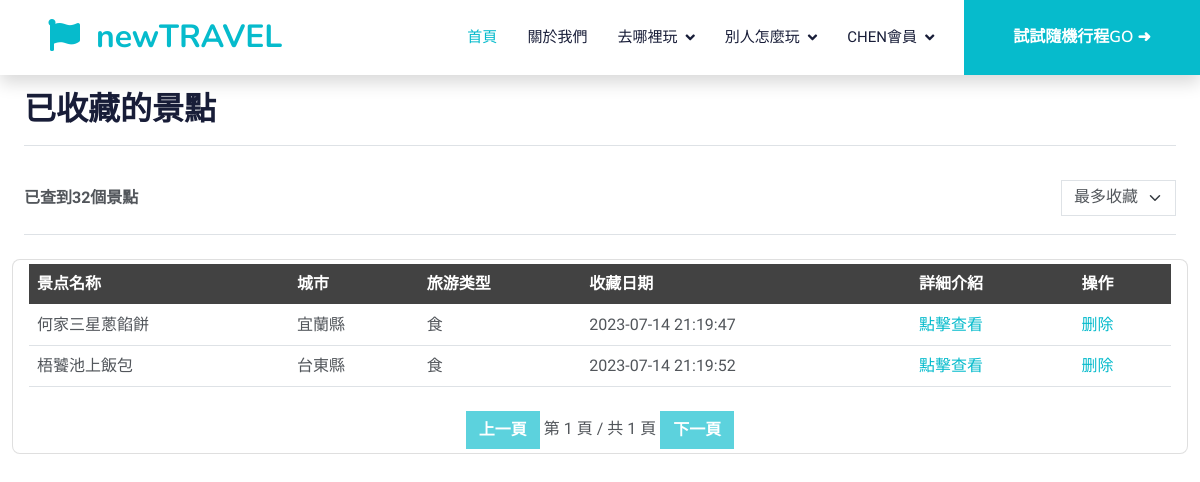
/like_attractions.php (signed in), run on the app's committed database.
### tables this page shows
CREATE TABLE IF NOT EXISTS `favorites` (
  `id` int(11) NOT NULL AUTO_INCREMENT,
  `member_id` int(11) DEFAULT NULL,
  `attraction_id` int(11) DEFAULT NULL,
  `created_at` timestamp NULL DEFAULT CURRENT_TIMESTAMP,
  PRIMARY KEY (`id`),
  KEY `member_id` (`member_id`),
  KEY `attraction_id` (`attraction_id`)
);

CREATE TABLE IF NOT EXISTS `attractions` (
  `att_id` int(11) NOT NULL AUTO_INCREMENT,
  `att_name` varchar(50) NOT NULL,
  `att_City` char(10) DEFAULT NULL,
  `att_CityNum` int(11) NOT NULL,
  `att_Address` varchar(500) NOT NULL,
  `att_lat` decimal(18,14) NOT NULL,
  `att_lng` decimal(18,14) NOT NULL,
  `att_type` char(10) NOT NULL,
  `att_StartTime` time NOT NULL,
  `att_EndTime` time NOT NULL,
  `att__Week` char(10) NOT NULL,
  `att_content` varchar(300) DEFAULT NULL,
  `att_picture` varchar(300) DEFAULT NULL,
  `att_Fraction` int(11) DEFAULT NULL,
  `ATT_AREANAME` varchar(20) DEFAULT NULL,
  `ATT_AREAID` char(8) DEFAULT NULL,
  `att_views` int(11) NOT NULL DEFAULT '0' COMMENT '點閱數',
  PRIMARY KEY (`att_id`)
);

### like_attractions.php (the view, shortened to what this page needs)
<!doctype html>
<html lang="en">
<head>
  <link href="https://cdnjs.cloudflare.com/ajax/libs/font-awesome/5.10.0/css/all.min.css" rel="stylesheet">
  <link href="https://cdn.jsdelivr.net/npm/bootstrap-icons@1.4.1/font/bootstrap-icons.css" rel="stylesheet">
  <link href="lib/animate/animate.min.css" rel="stylesheet">
  <link href="lib/owlcarousel/assets/owl.carousel.min.css" rel="stylesheet">
  <link href="css/bootstrap.min.css" rel="stylesheet">
  <link href="css/style.css" rel="stylesheet">
</head>
<body>
  <nav class="navbar navbar-expand-lg bg-white navbar-light shadow sticky-top p-0">
        <a href="index.php" class="navbar-brand d-flex align-items-center px-4 px-lg-5">
            <h2 class="m-0 text-primary"><i class="fa fa-flag me-3"></i>newTRAVEL</h2>
        </a>
        <div class="collapse navbar-collapse" id="navbarCollapse">
            <div class="navbar-nav ms-auto p-4 p-lg-0">
                <a href="index.php" class="nav-item nav-link active">首頁</a>
                <a href="about.html" class="nav-item nav-link">關於我們</a>
                <div class="nav-item dropdown">
                    <a href="#" class="nav-link dropdown-toggle" data-bs-toggle="dropdown">去哪裡玩</a>
                </div>
                <div class="nav-item dropdown">
                    <a href="#" class="nav-link dropdown-toggle" data-bs-toggle="dropdown">別人怎麼玩</a>
                </div>
                <?php
                    if (isset($_SESSION['mem_name'])) {
                        echo "<div class='nav-item dropdown'>";
                        echo "<a href='#' class='nav-link dropdown-toggle' data-bs-toggle='dropdown'>".$_SESSION['mem_name']."會員</a>";
                    }else {
                        echo "<a href='login.html' class='nav-item nav-link'>登入/註冊</a>";
                        }
                    ?>
                </div>
            </div>
            <div class="nav-item dropdown">
                <a href="route_custom.html"
                    class="btn btn-primary py-4 px-lg-5 d-none d-lg-block">試試隨機行程GO&#32;&#10140;</a>
            </div>
        </div>
    </nav>
  <main class="col-md-12 ms-sm-auto px-md-4">
    <div
      class="d-flex justify-content-between flex-wrap flex-md-nowrap align-items-center pt-3 pb-2 mb-3 border-bottom">
      <h1 class="h2">已收藏的景點</h1>
    </div>
      <header class="d-sm-flex align-items-center border-bottom mb-4 pb-3 py-3 fadeInUp" data-wow-delay="0.1s">
        <strong class="d-block py-2">已查到32個景點 </strong>
        <div class="ms-auto">
          <select class="form-select d-inline-block w-auto border pt-1 fadeInUp" data-wow-delay="0.1s">
            <option value="0">最多收藏</option>
          </select>
        </div>
      </header>
      <?php
      require_once('php/db_connect_wamp.php');
$memberId = $_SESSION['mem_id'];
$query = "SELECT f.id, f.member_id, f.attraction_id, f.created_at, a.att_name, a.att_City, a.att_type FROM favorites f INNER JOIN attractions a ON f.attraction_id = a.att_id WHERE f.member_id = ?";
$stmt = $con->prepare($query);
$stmt->bind_param("i", $memberId);
$stmt->execute();
$result = $stmt->get_result();
if ($result->num_rows > 0) {
    echo '<div class="row justify-content-center">';
    echo '    <div class="card">';
    echo '        <div class="card-body p-1">';
    echo '            <div class="table-responsive" style="height: auto; width: auto;">';
    echo '                <table class="table">';
    echo '                    <thead style="background-color: #424242;">';
    echo '                        <tr>';
    echo '                            <th scope="col">景点名称</th>';
    echo '                            <th scope="col">城市</th>';
    echo '                            <th scope="col">旅游类型</th>';
    echo '                            <th scope="col">收藏日期</th>';
    echo '                            <th scope="col">詳細介紹</th>';
    echo '                            <th scope="col">操作</th>';
    echo '                        </tr>';
    echo '                    </thead>';
    echo '                    <tbody>';
    while ($row = $result->fetch_assoc()) {
        echo '                        <tr>';
        echo '                            <td>' . $row['att_name'] . '</td>';
        echo '                            <td>' . $row['att_City'] . '</td>';
        echo '                            <td>' . $row['att_type'] . '</td>';
        echo '                            <td>' . $row['created_at'] . '</td>';
        echo '                            <td><a href="big_attraction.php#' . urlencode($row['att_name']) . '">點擊查看</a></td>';
        echo '                            <td><a href="php/delete_favorites.php?id=' . $row['id'] . '">删除</a></td>';
        echo '                        </tr>';
    }
    echo '                    </tbody>';
    echo '                </table>';
    echo '            </div>';
    echo '              <div class="row justify-content-center mt-2">';
    echo '              <div class="col-12 text-center">';
    echo '                <button id="prevButton" class="btn btn-primary mr-2">上一頁</button>';
    echo '                <span id="pageInfo"></span>';
    echo '                <button id="nextButton" class="btn btn-primary ml-2">下一頁</button>';
    echo '              </div>';
    echo '        </div>';
    echo '    </div>';
    echo '</div>';
} else {
    echo '沒有找到用戶的收藏景點資訊。';
}
?>
    </main>
</body>
</html>

### css/style.css (style rules this page uses)
:root { --primary: #06BBCC; --light: #F0FBFC; --dark: #181d38; }
.btn { font-family: 'Nunito', sans-serif; font-weight: 600; transition: .5s; }
.btn.btn-primary, .btn.btn-secondary { color: #FFFFFF; }
.navbar .dropdown-toggle::after { border: none; content: "\f107"; font-family: "Font Awesome 5 Free"; font-weight: 900; vertical-align: middle; margin-left: 8px; }
.navbar-light .navbar-nav .nav-link { margin-right: 30px; padding: 25px 0; color: #FFFFFF; font-size: 15px; text-transform: uppercase; outline: none; }
.navbar-light .navbar-nav .nav-link:hover, .navbar-light .navbar-nav .nav-link.active { color: var(--primary); }
.navbar-light .navbar-brand, .navbar-light a.btn { height: 75px; }
.navbar-light .navbar-nav .nav-link { color: var(--dark); font-weight: 500; }
.navbar-light.sticky-top { top: -100px; transition: .5s; }
html, body, .intro { height: 100%; }
table td, table th { text-overflow: ellipsis; white-space: nowrap; overflow: hidden; }
thead th { color: #fff; }
.card { border-radius: .5rem; }
thead { top: 0; position: sticky; }

### data on the page
favorites: attraction.att_name "何家三星蔥餡餅", attraction.att_City "宜蘭縣", attraction.att_type "食", created_at "2023-07-14 21:19:47"
favorites: attraction.att_name "梧饕池上飯包", attraction.att_City "台東縣", attraction.att_type "食", created_at "2023-07-14 21:19:52"

### other printed values
$_SESSION['mem_name'] "CHEN"
